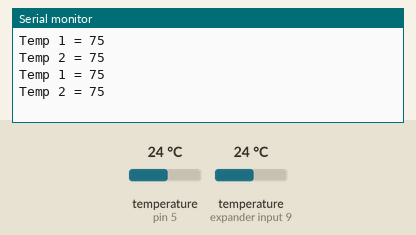
This sketch was run on a simulated Arduino Uno, built with avr-gcc and run on an emulated ATmega328P. On the bench: the last lines printed to the serial monitor. The inputs (shaded band) are chosen by the test bench; at power-on: temperature (sensors on pin 5, expander input 9) 24 °C.

Above: at 2.8 s.
2.9 s: temperature (sensor on pin 5) set to 12 °C
At 4.4 s:
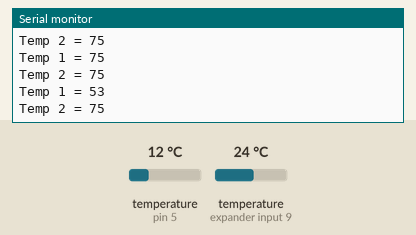
4.7 s: temperature (sensor on expander input 9) set to 12 °C
At 6.3 s:
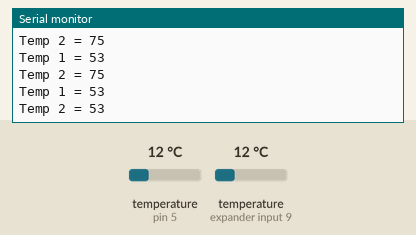
6.5 s: temperature (sensor on pin 5) set to 19 °C
At 8.0 s:
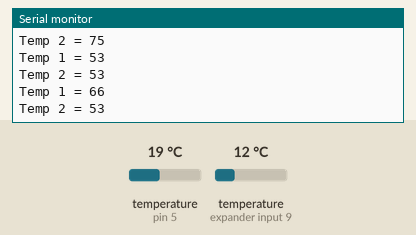
8.3 s: temperature (sensor on expander input 9) set to 19 °C
At 9.5 s:
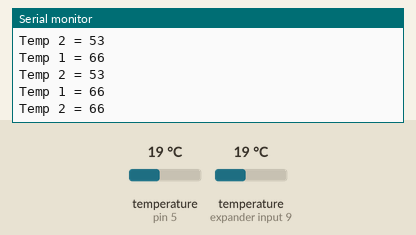
10.1 s: temperature (sensor on pin 5) set to 41 °C
At 11.4 s:
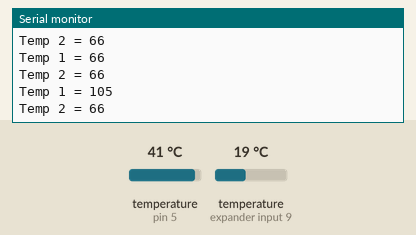
Timing chart, 0 to 13.1 s (numbered marks = the images above; inputs shaded):
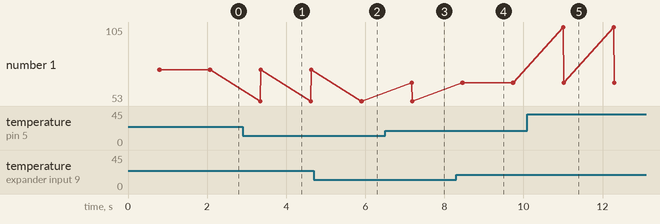

Measured:
- after the input at 2.9 s, the serial monitor: prints a new line after 0.45 s (image 1)
- after the input at 4.7 s, the serial monitor: prints a new line after 1.2 s (image 2)
- after the input at 6.5 s, the serial monitor: prints a new line after 0.68 s (image 3)
- after the input at 8.3 s, the serial monitor: prints a new line after 0.17 s (image 4)
- after the input at 10.1 s, the serial monitor: prints a new line after 0.91 s (image 5)

The sketch:

Growbox0.1.ino
```cpp
#include <OneWire.h>
#include <DallasTemperature.h>

#define ONE_WIRE_BUS 5

OneWire oneWire(ONE_WIRE_BUS);

DallasTemperature sensors(&oneWire);

int temp1, temp2;

void setup() {
  Serial.begin(9600);
  sensors.begin();
}
//this isnt working yet
void loop() {
  sensors.requestTemperatures();
  temp1 = sensors.getTempFByIndex(0);
  temp2 = sensors.getTempFByIndex(1);
  Serial.print("Temp 1 = ");
  Serial.println(temp1);
  Serial.print("Temp 2 = ");
  Serial.println(temp2);
  delay(500);
}
```
